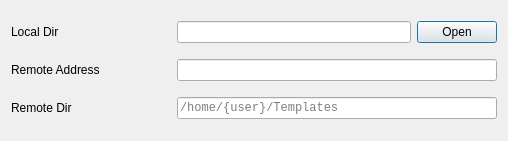
<?xml version="1.0" encoding="UTF-8"?>
<ui version="4.0">
 <class>SSHConfig</class>
 <widget class="QDialog" name="SSHConfig">
  <property name="geometry">
   <rect>
    <x>0</x>
    <y>0</y>
    <width>508</width>
    <height>141</height>
   </rect>
  </property>
  <property name="windowTitle">
   <string>Dialog</string>
  </property>
  <layout class="QGridLayout" name="gridLayout">
   <item row="2" column="0">
    <widget class="QLabel" name="Remote_directory">
     <property name="text">
      <string>Remote Dir</string>
     </property>
    </widget>
   </item>
   <item row="0" column="0">
    <widget class="QLabel" name="Local_dir">
     <property name="text">
      <string>Local Dir</string>
     </property>
    </widget>
   </item>
   <item row="2" column="2" colspan="2">
    <widget class="QLineEdit" name="Remote_dir_edit">
     <property name="font">
      <font>
       <family>Monospace</family>
      </font>
     </property>
     <property name="placeholderText">
      <string>/home/{user}/Templates</string>
     </property>
    </widget>
   </item>
   <item row="1" column="2" colspan="2">
    <widget class="QLineEdit" name="Remote_ip_edit"/>
   </item>
   <item row="0" column="2" colspan="2">
    <layout class="QHBoxLayout" name="horizontalLayout_2">
     <item>
      <widget class="QLineEdit" name="local_dir_edit"/>
     </item>
     <item>
      <widget class="QPushButton" name="openDirButton">
       <property name="text">
        <string>Open</string>
       </property>
      </widget>
     </item>
    </layout>
   </item>
   <item row="1" column="0">
    <widget class="QLabel" name="Remote_address">
     <property name="text">
      <string>Remote Address</string>
     </property>
    </widget>
   </item>
  </layout>
 </widget>
 <tabstops>
  <tabstop>Remote_dir_edit</tabstop>
 </tabstops>
 <resources/>
 <connections/>
</ui>
